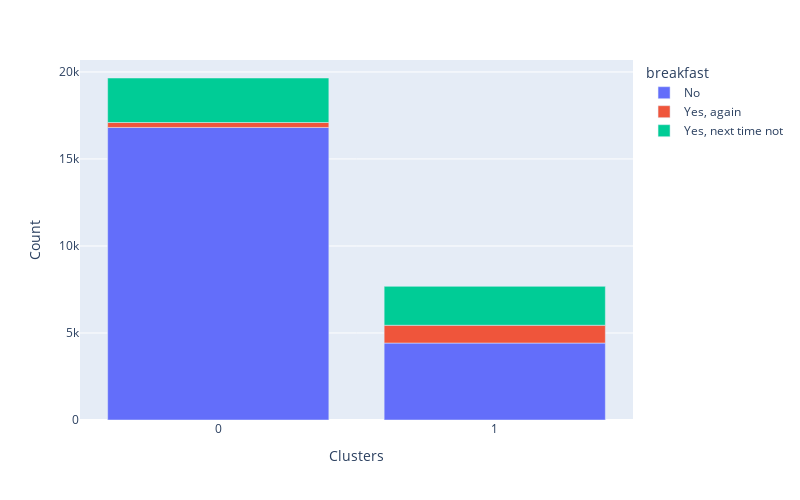
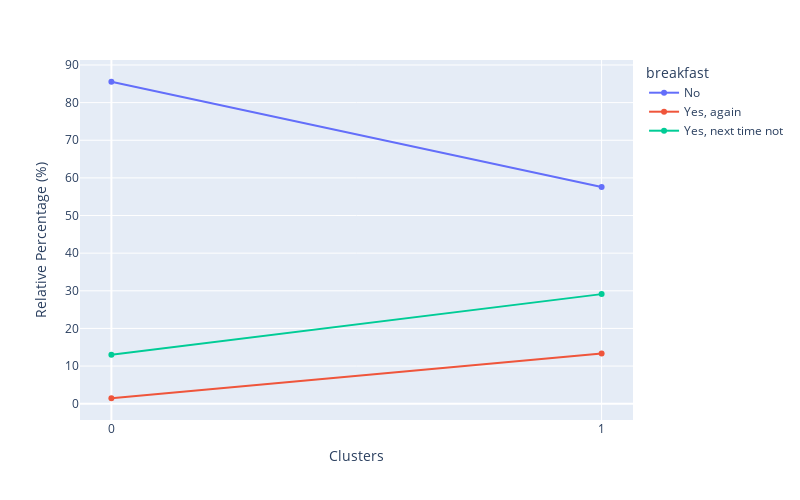

Notebook source saved alongside these figures, in order:
### Code cell
df_cluster_vs_breakfast=  df_breakfast.copy()
df_cluster_vs_breakfast['Clusters'] = X["Clusters"]
cluster_distribution_per_variable(df=df_cluster_vs_breakfast, target='breakfast')

### Figure 1 — Plotly figure (JSON) as saved in the notebook; plotly's stock layout.template omitted (floating-point values rounded to 4 significant figures)
{"data": [{"alignmentgroup": "True", "hovertemplate": "breakfast=No<br>Clusters=%{x}<br>Count=%{y}<extra></extra>", "legendgroup": "No", "marker": {"color": "#636efa", "pattern": {"shape": ""}}, "name": "No", "offsetgroup": "No", "orientation": "v", "showlegend": true, "textposition": "auto", "type": "bar", "x": [0, 1], "xaxis": "x", "y": [16811, 4422], "yaxis": "y"}, {"alignmentgroup": "True", "hovertemplate": "breakfast=Yes, again<br>Clusters=%{x}<br>Count=%{y}<extra></extra>", "legendgroup": "Yes, again", "marker": {"color": "#EF553B", "pattern": {"shape": ""}}, "name": "Yes, again", "offsetgroup": "Yes, again", "orientation": "v", "showlegend": true, "textposition": "auto", "type": "bar", "x": [0, 1], "xaxis": "x", "y": [284, 1022], "yaxis": "y"}, {"alignmentgroup": "True", "hovertemplate": "breakfast=Yes, next time not<br>Clusters=%{x}<br>Count=%{y}<extra></extra>", "legendgroup": "Yes, next time not", "marker": {"color": "#00cc96", "pattern": {"shape": ""}}, "name": "Yes, next time not", "offsetgroup": "Yes, next time not", "orientation": "v", "showlegend": true, "textposition": "auto", "type": "bar", "x": [0, 1], "xaxis": "x", "y": [2557, 2236], "yaxis": "y"}], "layout": {"barmode": "relative", "height": 500, "legend": {"title": {"text": "breakfast"}, "tracegroupgap": 0}, "margin": {"t": 60}, "width": 800, "xaxis": {"anchor": "y", "domain": [0, 1], "tickmode": "array", "tickvals": [0, 1], "title": {"text": "Clusters"}}, "yaxis": {"anchor": "x", "domain": [0, 1], "title": {"text": "Count"}}}}

### Figure 2 — Plotly figure (JSON) as saved in the notebook; plotly's stock layout.template omitted (floating-point values rounded to 4 significant figures)
{"data": [{"hovertemplate": "breakfast=No<br>Clusters=%{x}<br>Relative Percentage (%)=%{y}<extra></extra>", "legendgroup": "No", "line": {"color": "#636efa", "dash": "solid"}, "marker": {"symbol": "circle"}, "mode": "markers+lines", "name": "No", "orientation": "v", "showlegend": true, "type": "scatter", "x": [0, 1], "xaxis": "x", "y": [85.54, 57.58], "yaxis": "y"}, {"hovertemplate": "breakfast=Yes, again<br>Clusters=%{x}<br>Relative Percentage (%)=%{y}<extra></extra>", "legendgroup": "Yes, again", "line": {"color": "#EF553B", "dash": "solid"}, "marker": {"symbol": "circle"}, "mode": "markers+lines", "name": "Yes, again", "orientation": "v", "showlegend": true, "type": "scatter", "x": [0, 1], "xaxis": "x", "y": [1.445, 13.31], "yaxis": "y"}, {"hovertemplate": "breakfast=Yes, next time not<br>Clusters=%{x}<br>Relative Percentage (%)=%{y}<extra></extra>", "legendgroup": "Yes, next time not", "line": {"color": "#00cc96", "dash": "solid"}, "marker": {"symbol": "circle"}, "mode": "markers+lines", "name": "Yes, next time not", "orientation": "v", "showlegend": true, "type": "scatter", "x": [0, 1], "xaxis": "x", "y": [13.01, 29.11], "yaxis": "y"}], "layout": {"height": 500, "legend": {"title": {"text": "breakfast"}, "tracegroupgap": 0}, "margin": {"t": 60}, "width": 800, "xaxis": {"anchor": "y", "domain": [0, 1], "tickmode": "array", "tickvals": [0, 1], "title": {"text": "Clusters"}}, "yaxis": {"anchor": "x", "domain": [0, 1], "title": {"text": "Relative Percentage (%)"}}}}
